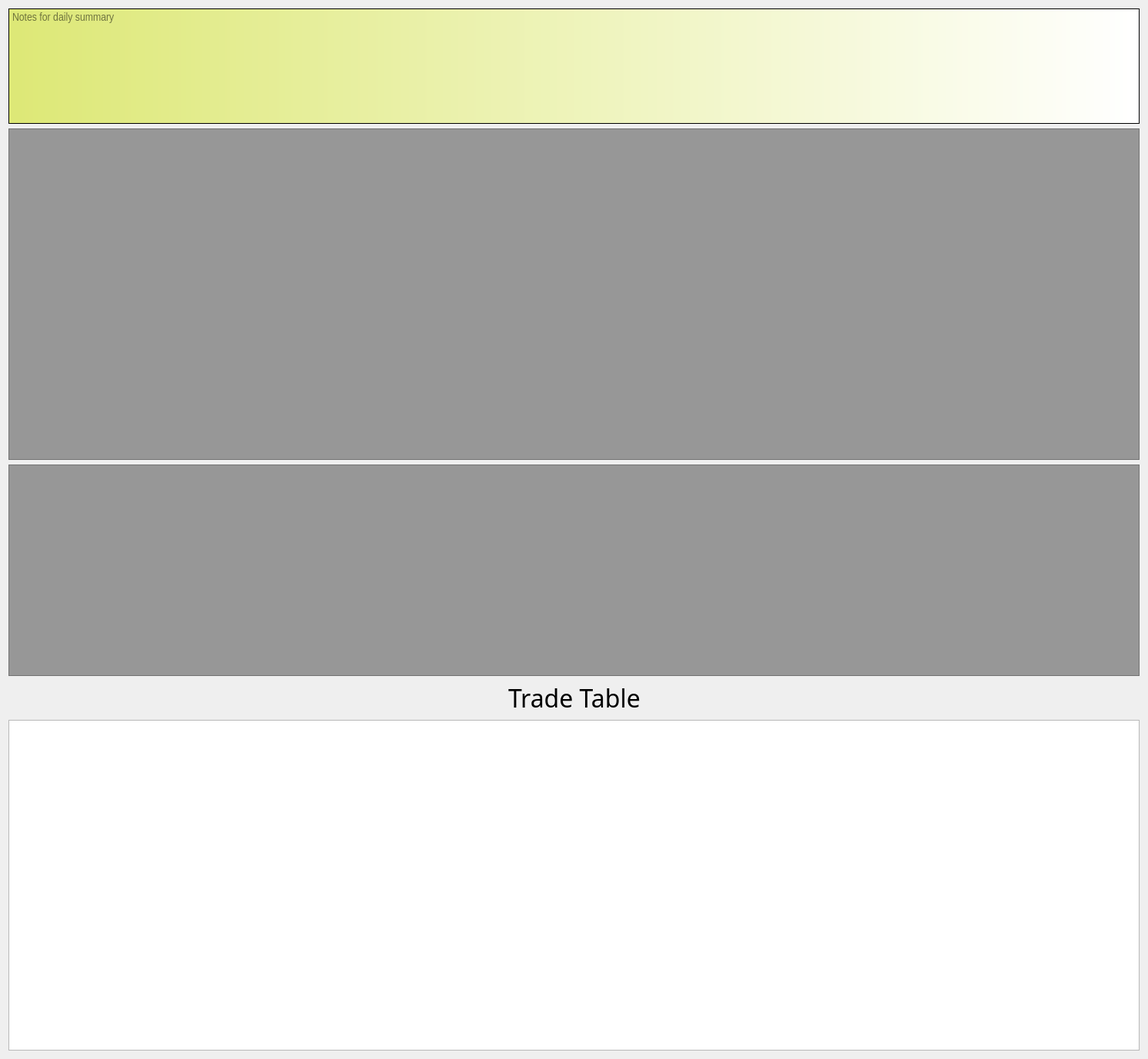
<?xml version="1.0" encoding="UTF-8"?>
<ui version="4.0">
 <class>Form</class>
 <widget class="QWidget" name="Form">
  <property name="geometry">
   <rect>
    <x>0</x>
    <y>0</y>
    <width>1493</width>
    <height>1377</height>
   </rect>
  </property>
  <property name="windowTitle">
   <string>Form</string>
  </property>
  <layout class="QGridLayout" name="gridLayout">
   <item row="0" column="0">
    <layout class="QVBoxLayout" name="verticalLayout">
     <item>
      <widget class="QTextEdit" name="textEdit">
       <property name="sizePolicy">
        <sizepolicy hsizetype="MinimumExpanding" vsizetype="Fixed">
         <horstretch>0</horstretch>
         <verstretch>0</verstretch>
        </sizepolicy>
       </property>
       <property name="minimumSize">
        <size>
         <width>0</width>
         <height>150</height>
        </size>
       </property>
       <property name="maximumSize">
        <size>
         <width>16777215</width>
         <height>150</height>
        </size>
       </property>
       <property name="font">
        <font>
         <family>Arial Narrow</family>
         <pointsize>11</pointsize>
        </font>
       </property>
       <property name="autoFillBackground">
        <bool>false</bool>
       </property>
       <property name="styleSheet">
        <string notr="true">background-color: qlineargradient(spread:reflect, x1:0, y1:0, x2:1, y2:0, stop:0 rgba(221, 232, 118, 255), stop:1 rgba(255, 255, 255, 255));</string>
       </property>
       <property name="html">
        <string>&lt;!DOCTYPE HTML PUBLIC &quot;-//W3C//DTD HTML 4.0//EN&quot; &quot;http://www.w3.org/TR/REC-html40/strict.dtd&quot;&gt;
&lt;html&gt;&lt;head&gt;&lt;meta name=&quot;qrichtext&quot; content=&quot;1&quot; /&gt;&lt;style type=&quot;text/css&quot;&gt;
p, li { white-space: pre-wrap; }
&lt;/style&gt;&lt;/head&gt;&lt;body style=&quot; font-family:'Arial Narrow'; font-size:11pt; font-weight:400; font-style:normal;&quot;&gt;
&lt;p style=&quot;-qt-paragraph-type:empty; margin-top:0px; margin-bottom:0px; margin-left:0px; margin-right:0px; -qt-block-indent:0; text-indent:0px; font-family:'MS Shell Dlg 2'; font-size:7.8pt;&quot;&gt;&lt;br /&gt;&lt;/p&gt;&lt;/body&gt;&lt;/html&gt;</string>
       </property>
       <property name="placeholderText">
        <string>Notes for daily summary</string>
       </property>
      </widget>
     </item>
     <item>
      <layout class="QHBoxLayout" name="horizontalLayout"/>
     </item>
     <item>
      <widget class="QTableView" name="mstkForm">
       <property name="sizePolicy">
        <sizepolicy hsizetype="MinimumExpanding" vsizetype="Expanding">
         <horstretch>0</horstretch>
         <verstretch>0</verstretch>
        </sizepolicy>
       </property>
       <property name="minimumSize">
        <size>
         <width>0</width>
         <height>150</height>
        </size>
       </property>
       <property name="font">
        <font>
         <family>Arial Narrow</family>
         <pointsize>10</pointsize>
        </font>
       </property>
       <property name="styleSheet">
        <string notr="true">background-color: rgba(148, 148, 148, 248);
color: rgb(255, 255, 255);
</string>
       </property>
       <attribute name="horizontalHeaderVisible">
        <bool>false</bool>
       </attribute>
       <attribute name="horizontalHeaderStretchLastSection">
        <bool>true</bool>
       </attribute>
       <attribute name="verticalHeaderVisible">
        <bool>false</bool>
       </attribute>
      </widget>
     </item>
     <item>
      <layout class="QHBoxLayout" name="horizontalLayout_2"/>
     </item>
     <item>
      <widget class="QTableView" name="dailyStatTab">
       <property name="sizePolicy">
        <sizepolicy hsizetype="MinimumExpanding" vsizetype="Fixed">
         <horstretch>0</horstretch>
         <verstretch>0</verstretch>
        </sizepolicy>
       </property>
       <property name="minimumSize">
        <size>
         <width>0</width>
         <height>275</height>
        </size>
       </property>
       <property name="maximumSize">
        <size>
         <width>16777215</width>
         <height>275</height>
        </size>
       </property>
       <property name="font">
        <font>
         <family>Arial Narrow</family>
         <pointsize>10</pointsize>
        </font>
       </property>
       <property name="styleSheet">
        <string notr="true">background-color: rgba(148, 148, 148, 248);
color: rgb(255, 255, 255);</string>
       </property>
       <attribute name="horizontalHeaderVisible">
        <bool>false</bool>
       </attribute>
       <attribute name="horizontalHeaderStretchLastSection">
        <bool>true</bool>
       </attribute>
       <attribute name="verticalHeaderVisible">
        <bool>false</bool>
       </attribute>
      </widget>
     </item>
     <item>
      <layout class="QHBoxLayout" name="horizontalLayout_3">
       <item>
        <spacer name="horizontalSpacer_5">
         <property name="orientation">
          <enum>Qt::Horizontal</enum>
         </property>
         <property name="sizeHint" stdset="0">
          <size>
           <width>40</width>
           <height>20</height>
          </size>
         </property>
        </spacer>
       </item>
       <item>
        <widget class="QLabel" name="label_3">
         <property name="font">
          <font>
           <family>Arial Rounded MT Bold</family>
           <pointsize>24</pointsize>
          </font>
         </property>
         <property name="text">
          <string>Trade Table</string>
         </property>
        </widget>
       </item>
       <item>
        <spacer name="horizontalSpacer_6">
         <property name="orientation">
          <enum>Qt::Horizontal</enum>
         </property>
         <property name="sizeHint" stdset="0">
          <size>
           <width>40</width>
           <height>20</height>
          </size>
         </property>
        </spacer>
       </item>
      </layout>
     </item>
     <item>
      <widget class="QTableView" name="tradeTable">
       <property name="sizePolicy">
        <sizepolicy hsizetype="Expanding" vsizetype="MinimumExpanding">
         <horstretch>0</horstretch>
         <verstretch>0</verstretch>
        </sizepolicy>
       </property>
       <property name="minimumSize">
        <size>
         <width>0</width>
         <height>300</height>
        </size>
       </property>
      </widget>
     </item>
    </layout>
   </item>
  </layout>
 </widget>
 <resources/>
 <connections/>
</ui>
